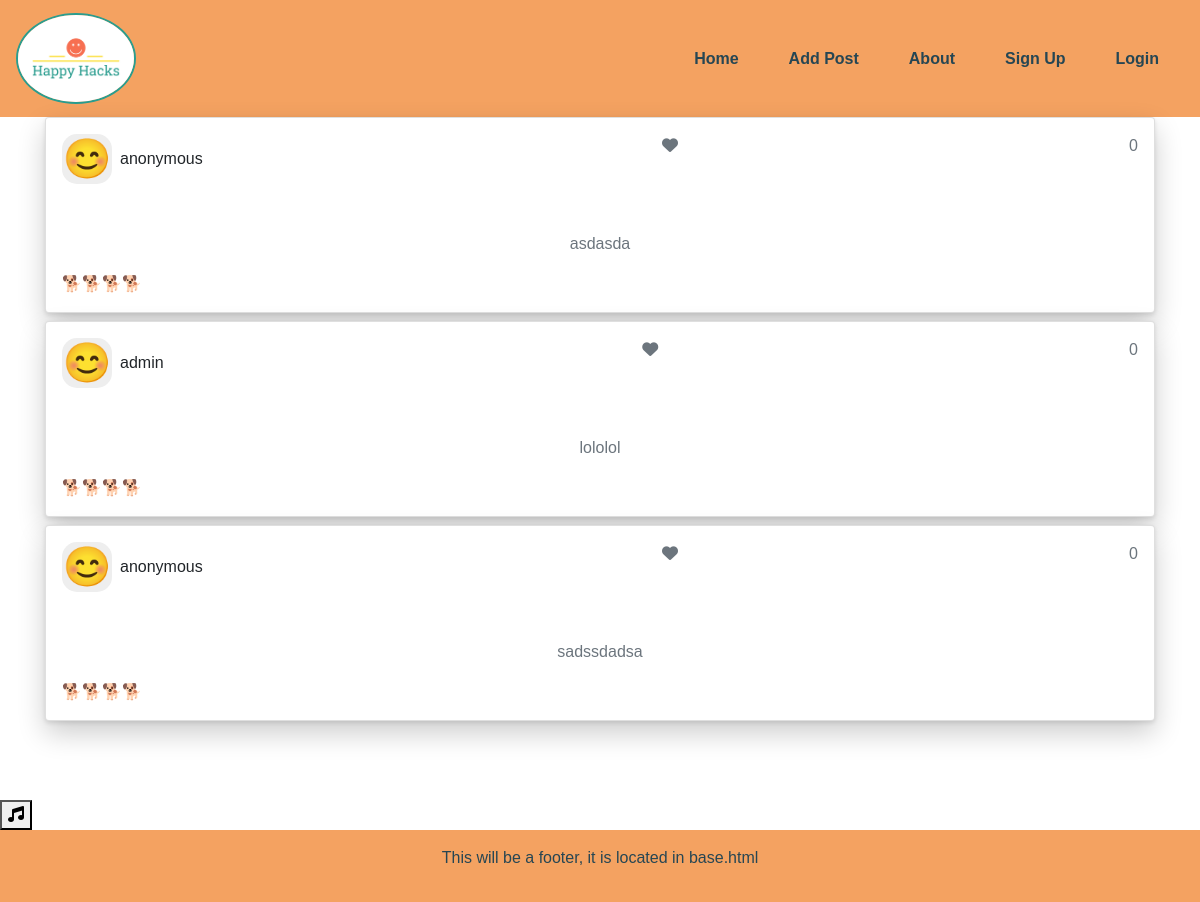
/, run on an earlier commit of the app's database.
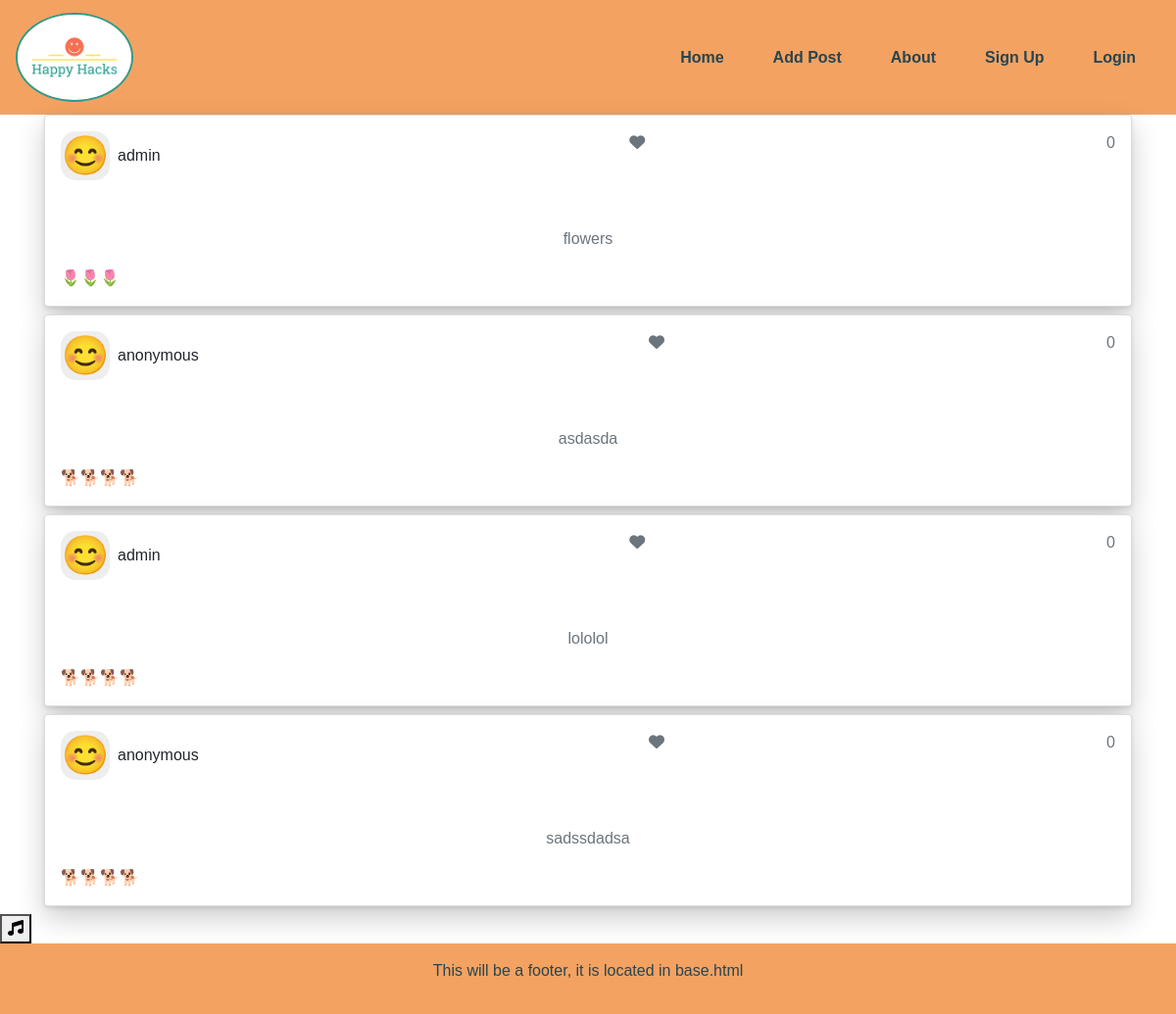
And on a later commit of the database.
### happiness/models.py (models this page shows, shortened)
class Post(models.Model):
    title = models.CharField(max_length=200, unique=True,)
    author = models.ForeignKey(User, on_delete=models.CASCADE)
    slug = models.SlugField(max_length=200, unique=True)
    emoji = models.CharField(default="😀", max_length=200,)
    created_on = models.DateTimeField(auto_now=True)
    likes = models.ManyToManyField(User, related_name="post_likes", blank=True)
    class Meta:
        ordering = ["-created_on"]
    def number_of_likes(self):
        return self.likes.count()

### happiness/views.py (the view, shortened to what this page needs)
# urls.py: path("", views.HomeView.as_view(), name="home"),
class HomeView(TemplateView):
    template_name = 'index.html'
    def get_context_data(self, **kwargs):
        context = super().get_context_data(**kwargs)
        context['posts'] = Post.objects.all()
        context['user'] = self.request.user
        return context

### templates/index.html
{% extends 'base.html' %}
{% block content %}
<div class="container text-center">
    {% for post in posts  %}
    {% include "includes/postcard.html" with post=post %}
    {% endfor %}
</div>
{% endblock %}

### templates/includes/postcard.html (shortened to what this page needs)
<article class="card p-3 mb-2">
  <div class="d-flex justify-content-between">
    <div class="d-flex flex-row align-items-center">
      <div class="icon">&#x1F60A;</div>
      <div class="mx-2 c-details">
        <h6 class="mb-0">{{ post.author }}</h6>
      </div>
    </div>
    {% if user.is_authenticated %}
    <form class="d-inline" action="{% url 'home' %}" method="POST">
      {% csrf_token %}
      <input type="hidden" name="post_id" value="{{ post.id }}">
        {% if post.user_has_liked %}
        <button type="submit" class="badge-button">
          <i class="fa-solid fa-heart"></i>
        </button>
        {% else %}
        <button type="submit" class="badge-button">
          <i class="fa-regular fa-heart h4 text-danger m-0"></i>
        </button>
        {% endif %}
      </button>
    </form>
    {% else %}
    <span class="text-secondary"><i class="fa-solid fa-heart"></i></span>
    {% endif %}
    <span class="text-secondary">{{ post.number_of_likes }}</span>
  </div>
  <div class="mt-5">
    <p class="text-secondary">{{ post.title }}</p>
    <div class="d-flex flex-row align-items-center">
      <div>{{ post.emoji }}</div>
    </div>
  </div>
</article>

What changed in the data, as far as the page shows it:
added Post: author "admin", number_of_likes "0", title "flowers", emoji "🌷🌷🌷"
